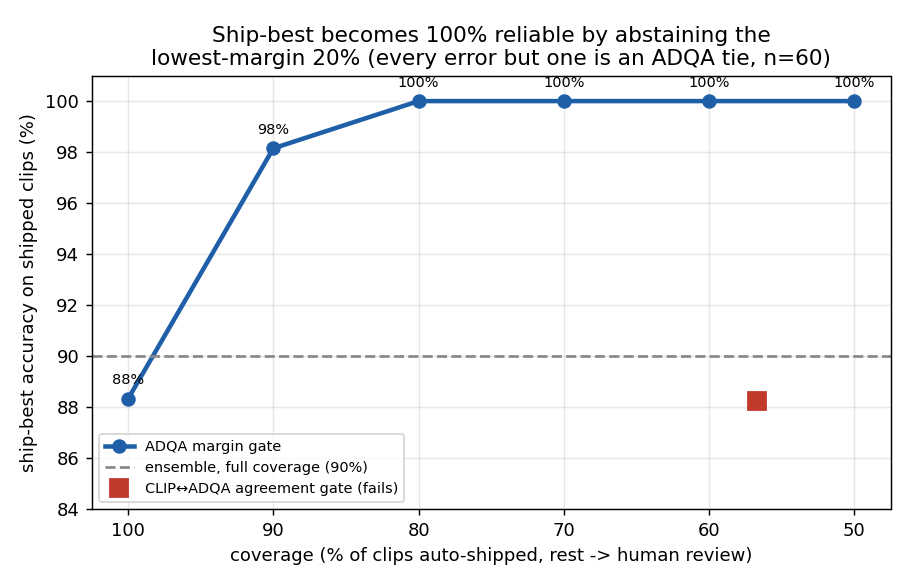

Source code (Python):
#!/usr/bin/env python3
"""Risk-coverage chart for the ship-best selective-prediction gate (round 72)."""
import json, os
import matplotlib
matplotlib.use("Agg")
import matplotlib.pyplot as plt

ROOT = os.path.dirname(os.path.dirname(os.path.dirname(os.path.abspath(__file__))))
DATA = os.path.join(ROOT, "cursor/output/gate_shipbest_selective.json")
PNG = os.path.join(ROOT, "output/charts/scenetwin_gate_shipbest_selective.png")

d = json.load(open(DATA))
curve = d["adqa_margin_risk_coverage"]
cov = [c["coverage"] * 100 for c in curve]
acc = [c["shipbest_acc"] * 100 for c in curve]

fig, ax = plt.subplots(figsize=(7, 4.5))
ax.plot(cov, acc, "o-", color="#1f5fa8", lw=2.5, ms=7, label="ADQA margin gate")
ax.axhline(d["full_coverage_shipbest_ensemble"] * 100, ls="--", color="#888",
           label=f"ensemble, full coverage ({d['full_coverage_shipbest_ensemble']:.0%})")
cross = d["cross_signal_agreement_gate"]
ax.plot(cross["coverage"] * 100, cross["shipbest_acc_on_agree"] * 100, "s",
        color="#c0392b", ms=10, label="CLIP↔ADQA agreement gate (fails)")
for c in curve:
    ax.annotate(f"{c['shipbest_acc']:.0%}", (c["coverage"] * 100, c["shipbest_acc"] * 100),
                textcoords="offset points", xytext=(0, 8), ha="center", fontsize=8)
ax.set_xlabel("coverage (% of clips auto-shipped, rest -> human review)")
ax.set_ylabel("ship-best accuracy on shipped clips (%)")
ax.set_title("Ship-best becomes 100%% reliable by abstaining the\nlowest-margin 20%% "
             "(every error but one is an ADQA tie, n=%d)" % d["n_clips"])
ax.set_ylim(84, 101)
ax.invert_xaxis()
ax.grid(alpha=0.3)
ax.legend(loc="lower left", fontsize=8)
fig.tight_layout()
fig.savefig(PNG, dpi=130)
print("Wrote", PNG)
